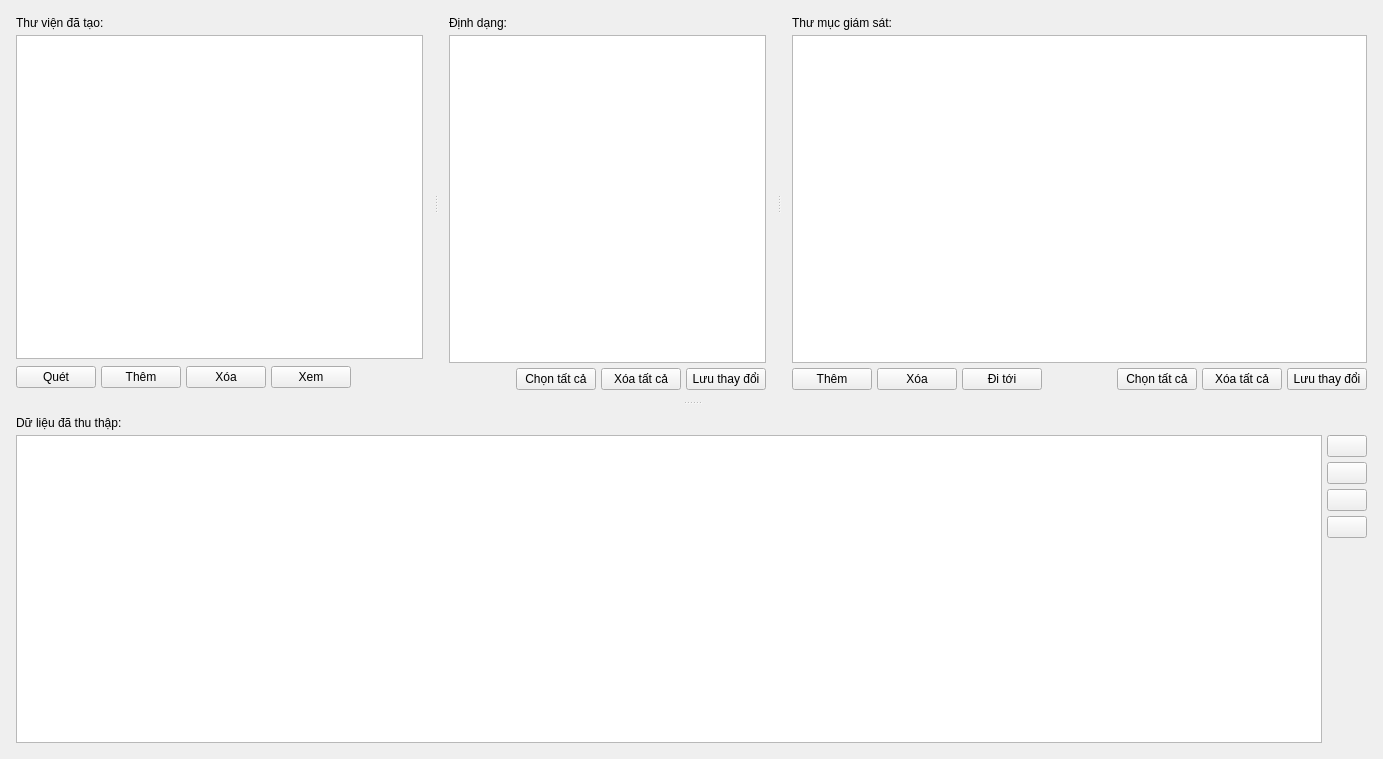
<?xml version="1.0" encoding="UTF-8"?>
<ui version="4.0">
 <class>LibraryWidget</class>
 <widget class="QWidget" name="LibraryWidget">
  <property name="geometry">
   <rect>
    <x>0</x>
    <y>0</y>
    <width>1383</width>
    <height>759</height>
   </rect>
  </property>
  <property name="windowTitle">
   <string>LibraryWidget</string>
  </property>
  <layout class="QGridLayout" name="gridLayout_5">
   <property name="leftMargin">
    <number>5</number>
   </property>
   <property name="topMargin">
    <number>5</number>
   </property>
   <property name="rightMargin">
    <number>5</number>
   </property>
   <property name="bottomMargin">
    <number>5</number>
   </property>
   <property name="spacing">
    <number>5</number>
   </property>
   <item row="0" column="0">
    <widget class="QSplitter" name="vSplitter">
     <property name="orientation">
      <enum>Qt::Vertical</enum>
     </property>
     <widget class="QSplitter" name="hSplitter1">
      <property name="orientation">
       <enum>Qt::Horizontal</enum>
      </property>
      <widget class="QWidget" name="libLayoutWidget">
       <layout class="QGridLayout" name="gridLayout">
        <property name="spacing">
         <number>5</number>
        </property>
        <item row="1" column="0" colspan="5">
         <widget class="QListWidget" name="librariesLwg">
          <property name="iconSize">
           <size>
            <width>48</width>
            <height>48</height>
           </size>
          </property>
         </widget>
        </item>
        <item row="2" column="0">
         <widget class="QPushButton" name="scanLibBtn">
          <property name="toolTip">
           <string>Quét thư viện hiện tại</string>
          </property>
          <property name="text">
           <string>Quét</string>
          </property>
          <property name="icon">
           <iconset resource="../Resources/myicon/myicon.qrc">
            <normaloff>:/myicon/Mission.svg</normaloff>:/myicon/Mission.svg</iconset>
          </property>
         </widget>
        </item>
        <item row="2" column="1">
         <widget class="QPushButton" name="addLibBtn">
          <property name="toolTip">
           <string>Thêm mới thư viện</string>
          </property>
          <property name="text">
           <string>Thêm</string>
          </property>
          <property name="icon">
           <iconset resource="../Resources/myicon/myicon.qrc">
            <normaloff>:/myicon/Add.svg</normaloff>:/myicon/Add.svg</iconset>
          </property>
         </widget>
        </item>
        <item row="2" column="2">
         <widget class="QPushButton" name="removeLibBtn">
          <property name="toolTip">
           <string>Xóa thư viện hiện tại</string>
          </property>
          <property name="text">
           <string>Xóa</string>
          </property>
          <property name="icon">
           <iconset resource="../Resources/myicon/myicon.qrc">
            <normaloff>:/myicon/Remove.svg</normaloff>:/myicon/Remove.svg</iconset>
          </property>
         </widget>
        </item>
        <item row="2" column="4">
         <spacer name="libHSpacer">
          <property name="orientation">
           <enum>Qt::Horizontal</enum>
          </property>
          <property name="sizeHint" stdset="0">
           <size>
            <width>48</width>
            <height>26</height>
           </size>
          </property>
         </spacer>
        </item>
        <item row="2" column="3">
         <widget class="QPushButton" name="viewLibBtn">
          <property name="toolTip">
           <string>Xem dữ liệu của thư viện hiện tại</string>
          </property>
          <property name="text">
           <string>Xem</string>
          </property>
          <property name="icon">
           <iconset resource="../Resources/myicon/myicon.qrc">
            <normaloff>:/myicon/TextAnnotation/Show.svg</normaloff>:/myicon/TextAnnotation/Show.svg</iconset>
          </property>
         </widget>
        </item>
        <item row="0" column="0" colspan="5">
         <widget class="QLabel" name="libLabel">
          <property name="text">
           <string>Thư viện đã tạo:</string>
          </property>
         </widget>
        </item>
       </layout>
      </widget>
      <widget class="QSplitter" name="hSplitter2">
       <property name="orientation">
        <enum>Qt::Horizontal</enum>
       </property>
       <widget class="QWidget" name="formatsLayoutWidget">
        <layout class="QGridLayout" name="formatsLayout">
         <property name="spacing">
          <number>5</number>
         </property>
         <item row="2" column="1">
          <widget class="QPushButton" name="selectAllFormatsBtn">
           <property name="toolTip">
            <string>Chọn tất cả định dạng</string>
           </property>
           <property name="text">
            <string>Chọn tất cả</string>
           </property>
          </widget>
         </item>
         <item row="2" column="2">
          <widget class="QPushButton" name="clearFormatsBtn">
           <property name="toolTip">
            <string>Bỏ chọn tất cả định dạng</string>
           </property>
           <property name="text">
            <string>Xóa tất cả</string>
           </property>
          </widget>
         </item>
         <item row="1" column="0" colspan="4">
          <widget class="QListWidget" name="formatsLwg">
           <property name="resizeMode">
            <enum>QListView::Adjust</enum>
           </property>
           <property name="spacing">
            <number>10</number>
           </property>
           <property name="viewMode">
            <enum>QListView::IconMode</enum>
           </property>
           <property name="uniformItemSizes">
            <bool>true</bool>
           </property>
          </widget>
         </item>
         <item row="2" column="0">
          <spacer name="formatsHSpacer">
           <property name="orientation">
            <enum>Qt::Horizontal</enum>
           </property>
           <property name="sizeHint" stdset="0">
            <size>
             <width>48</width>
             <height>20</height>
            </size>
           </property>
          </spacer>
         </item>
         <item row="2" column="3">
          <widget class="QPushButton" name="saveFormatsBtn">
           <property name="toolTip">
            <string>Lưu lại trạng thái các định dạng</string>
           </property>
           <property name="text">
            <string>Lưu thay đổi</string>
           </property>
           <property name="icon">
            <iconset resource="../Resources/myicon/myicon.qrc">
             <normaloff>:/myicon/SaveEditing.svg</normaloff>:/myicon/SaveEditing.svg</iconset>
           </property>
          </widget>
         </item>
         <item row="0" column="0" colspan="3">
          <widget class="QLabel" name="formatsLabel">
           <property name="text">
            <string>Định dạng:</string>
           </property>
          </widget>
         </item>
         <item row="0" column="3">
          <widget class="QLabel" name="formatsNoticeLbl">
           <property name="text">
            <string/>
           </property>
          </widget>
         </item>
        </layout>
       </widget>
       <widget class="QWidget" name="dirLayoutWidget">
        <layout class="QGridLayout" name="dirLayout">
         <property name="spacing">
          <number>5</number>
         </property>
         <item row="2" column="0">
          <widget class="QPushButton" name="addDirBtn">
           <property name="toolTip">
            <string>Thêm mới thư mục giám sát</string>
           </property>
           <property name="text">
            <string>Thêm</string>
           </property>
           <property name="icon">
            <iconset resource="../Resources/myicon/myicon.qrc">
             <normaloff>:/myicon/Add.svg</normaloff>:/myicon/Add.svg</iconset>
           </property>
          </widget>
         </item>
         <item row="2" column="1">
          <widget class="QPushButton" name="removeDirBtn">
           <property name="toolTip">
            <string>Xóa thư mục hiện tại</string>
           </property>
           <property name="text">
            <string>Xóa</string>
           </property>
           <property name="icon">
            <iconset resource="../Resources/myicon/myicon.qrc">
             <normaloff>:/myicon/Remove.svg</normaloff>:/myicon/Remove.svg</iconset>
           </property>
          </widget>
         </item>
         <item row="2" column="4">
          <widget class="QPushButton" name="selectAllEnabledDirBtn">
           <property name="toolTip">
            <string>Chọn tất cả các thư mục</string>
           </property>
           <property name="text">
            <string>Chọn tất cả</string>
           </property>
          </widget>
         </item>
         <item row="1" column="0" colspan="7">
          <widget class="QListWidget" name="dirLwg">
           <property name="iconSize">
            <size>
             <width>32</width>
             <height>32</height>
            </size>
           </property>
          </widget>
         </item>
         <item row="2" column="2">
          <widget class="QPushButton" name="showDirInExplorerBtn">
           <property name="toolTip">
            <string>Đi tới thư mực hiện tại</string>
           </property>
           <property name="text">
            <string>Đi tới</string>
           </property>
           <property name="icon">
            <iconset resource="../Resources/myicon/myicon.qrc">
             <normaloff>:/myicon/Explorer.svg</normaloff>:/myicon/Explorer.svg</iconset>
           </property>
          </widget>
         </item>
         <item row="2" column="5">
          <widget class="QPushButton" name="clearEnabledDirBtn">
           <property name="toolTip">
            <string>Bỏ chọn tất cả các thư mục</string>
           </property>
           <property name="text">
            <string>Xóa tất cả</string>
           </property>
          </widget>
         </item>
         <item row="2" column="3">
          <spacer name="horizontalSpacer">
           <property name="orientation">
            <enum>Qt::Horizontal</enum>
           </property>
           <property name="sizeHint" stdset="0">
            <size>
             <width>40</width>
             <height>20</height>
            </size>
           </property>
          </spacer>
         </item>
         <item row="2" column="6">
          <widget class="QPushButton" name="saveDirBtn">
           <property name="toolTip">
            <string>Lưu lại trạng thái các thư mục</string>
           </property>
           <property name="text">
            <string>Lưu thay đổi</string>
           </property>
           <property name="icon">
            <iconset resource="../Resources/myicon/myicon.qrc">
             <normaloff>:/myicon/SaveEditing.svg</normaloff>:/myicon/SaveEditing.svg</iconset>
           </property>
          </widget>
         </item>
         <item row="0" column="0" colspan="6">
          <widget class="QLabel" name="dirLabel">
           <property name="text">
            <string>Thư mục giám sát:</string>
           </property>
          </widget>
         </item>
         <item row="0" column="6">
          <widget class="QLabel" name="dirNoticeLbl">
           <property name="text">
            <string/>
           </property>
          </widget>
         </item>
        </layout>
       </widget>
      </widget>
     </widget>
     <widget class="QWidget" name="layoutWidget5">
      <layout class="QGridLayout" name="geoDataLayout">
       <property name="spacing">
        <number>5</number>
       </property>
       <item row="1" column="1">
        <widget class="QPushButton" name="showRecInVGeoIntBtn">
         <property name="toolTip">
          <string>Xem trong vGeoInt</string>
         </property>
         <property name="text">
          <string/>
         </property>
         <property name="icon">
          <iconset resource="../Resources/myicon/myicon.qrc">
           <normaloff>:/myicon/vGeoInt.svg</normaloff>:/myicon/vGeoInt.svg</iconset>
         </property>
        </widget>
       </item>
       <item row="0" column="0" colspan="2">
        <widget class="QLabel" name="geoDataTableLbl">
         <property name="text">
          <string>Dữ liệu đã thu thập:</string>
         </property>
        </widget>
       </item>
       <item row="2" column="1">
        <widget class="QPushButton" name="showRecInExplorerBtn">
         <property name="toolTip">
          <string>Xem trong Explorer</string>
         </property>
         <property name="text">
          <string/>
         </property>
         <property name="icon">
          <iconset resource="../Resources/myicon/myicon.qrc">
           <normaloff>:/myicon/Explorer.svg</normaloff>:/myicon/Explorer.svg</iconset>
         </property>
        </widget>
       </item>
       <item row="5" column="1">
        <spacer name="geoDataVSpacer">
         <property name="orientation">
          <enum>Qt::Vertical</enum>
         </property>
         <property name="sizeHint" stdset="0">
          <size>
           <width>20</width>
           <height>40</height>
          </size>
         </property>
        </spacer>
       </item>
       <item row="3" column="1">
        <widget class="QPushButton" name="copyRecContentBtn">
         <property name="toolTip">
          <string>Sao chép như văn bản</string>
         </property>
         <property name="text">
          <string/>
         </property>
         <property name="icon">
          <iconset resource="../Resources/myicon/myicon.qrc">
           <normaloff>:/myicon/Copy.svg</normaloff>:/myicon/Copy.svg</iconset>
         </property>
        </widget>
       </item>
       <item row="1" column="0" rowspan="5">
        <widget class="QTableView" name="geoDataTbv">
         <property name="contextMenuPolicy">
          <enum>Qt::CustomContextMenu</enum>
         </property>
         <property name="editTriggers">
          <set>QAbstractItemView::NoEditTriggers</set>
         </property>
        </widget>
       </item>
       <item row="4" column="1">
        <widget class="QPushButton" name="removeRecNotExistsBtn">
         <property name="toolTip">
          <string>Xóa file không tồn tại</string>
         </property>
         <property name="text">
          <string/>
         </property>
         <property name="icon">
          <iconset resource="../Resources/myicon/myicon.qrc">
           <normaloff>:/myicon/NotExists.svg</normaloff>:/myicon/NotExists.svg</iconset>
         </property>
        </widget>
       </item>
      </layout>
     </widget>
    </widget>
   </item>
  </layout>
 </widget>
 <layoutdefault spacing="6" margin="11"/>
 <tabstops>
  <tabstop>librariesLwg</tabstop>
  <tabstop>scanLibBtn</tabstop>
  <tabstop>addLibBtn</tabstop>
  <tabstop>removeLibBtn</tabstop>
  <tabstop>viewLibBtn</tabstop>
  <tabstop>formatsLwg</tabstop>
  <tabstop>selectAllFormatsBtn</tabstop>
  <tabstop>clearFormatsBtn</tabstop>
  <tabstop>saveFormatsBtn</tabstop>
  <tabstop>dirLwg</tabstop>
  <tabstop>addDirBtn</tabstop>
  <tabstop>removeDirBtn</tabstop>
  <tabstop>showDirInExplorerBtn</tabstop>
  <tabstop>selectAllEnabledDirBtn</tabstop>
  <tabstop>clearEnabledDirBtn</tabstop>
  <tabstop>saveDirBtn</tabstop>
  <tabstop>geoDataTbv</tabstop>
  <tabstop>showRecInVGeoIntBtn</tabstop>
  <tabstop>showRecInExplorerBtn</tabstop>
  <tabstop>copyRecContentBtn</tabstop>
  <tabstop>removeRecNotExistsBtn</tabstop>
 </tabstops>
 <resources>
  <include location="../Resources/myicon/myicon.qrc"/>
 </resources>
 <connections/>
</ui>
